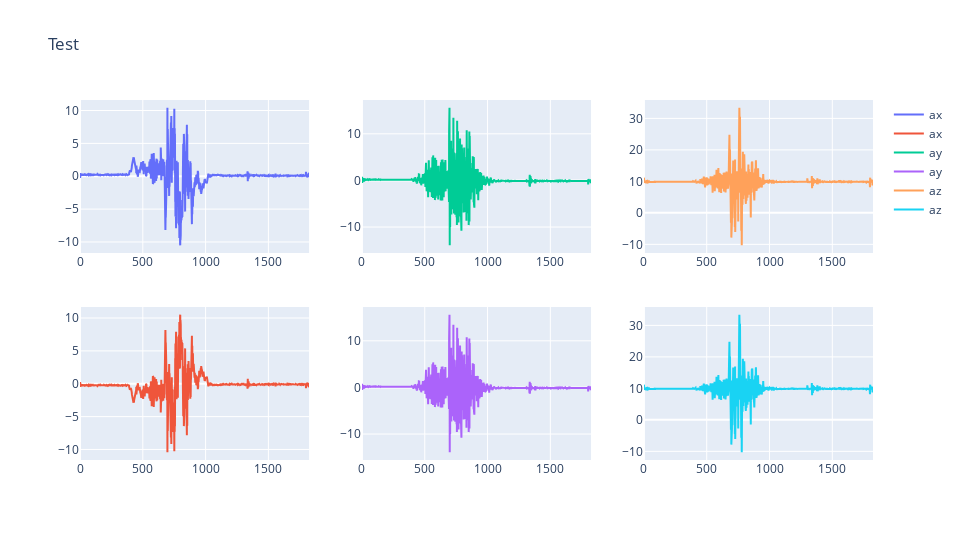

Source (notebook cell):
### Markdown cell above
## Invert X-axis

### Code cell
reversed_x_data = data.copy()
reversed_x_data["ax"] = reversed_x_data["ax"].apply(lambda x: -x)

fig = comparaisonGraph(data[["ax", "ay", "az"]], reversed_x_data[["ax", "ay", "az"]])
fig.show()

### Figure 1 — Plotly figure (JSON) as saved in the notebook; plotly's stock layout.template omitted (floating-point values rounded to 4 significant figures; data arrays with more than 128 entries replaced by an {"elided": "..."} marker saying what was removed)
{"data": [{"name": "ax", "type": "scatter", "x": {"elided": "1825 int values"}, "xaxis": "x", "y": {"elided": "1825 float values"}, "yaxis": "y"}, {"name": "ax", "type": "scatter", "x": {"elided": "1825 int values"}, "xaxis": "x4", "y": {"elided": "1825 float values"}, "yaxis": "y4"}, {"name": "ay", "type": "scatter", "x": {"elided": "1825 int values"}, "xaxis": "x2", "y": {"elided": "1825 float values"}, "yaxis": "y2"}, {"name": "ay", "type": "scatter", "x": {"elided": "1825 int values"}, "xaxis": "x5", "y": {"elided": "1825 float values"}, "yaxis": "y5"}, {"name": "az", "type": "scatter", "x": {"elided": "1825 int values"}, "xaxis": "x3", "y": {"elided": "1825 float values"}, "yaxis": "y3"}, {"name": "az", "type": "scatter", "x": {"elided": "1825 int values"}, "xaxis": "x6", "y": {"elided": "1825 float values"}, "yaxis": "y6"}], "layout": {"height": 540, "title": {"text": "Test"}, "width": 960, "xaxis": {"anchor": "y", "domain": [0, 0.2889]}, "xaxis2": {"anchor": "y2", "domain": [0.3556, 0.6444]}, "xaxis3": {"anchor": "y3", "domain": [0.7111, 1]}, "xaxis4": {"anchor": "y4", "domain": [0, 0.2889]}, "xaxis5": {"anchor": "y5", "domain": [0.3556, 0.6444]}, "xaxis6": {"anchor": "y6", "domain": [0.7111, 1]}, "yaxis": {"anchor": "x", "domain": [0.575, 1]}, "yaxis2": {"anchor": "x2", "domain": [0.575, 1]}, "yaxis3": {"anchor": "x3", "domain": [0.575, 1]}, "yaxis4": {"anchor": "x4", "domain": [0, 0.425]}, "yaxis5": {"anchor": "x5", "domain": [0, 0.425]}, "yaxis6": {"anchor": "x6", "domain": [0, 0.425]}}}
